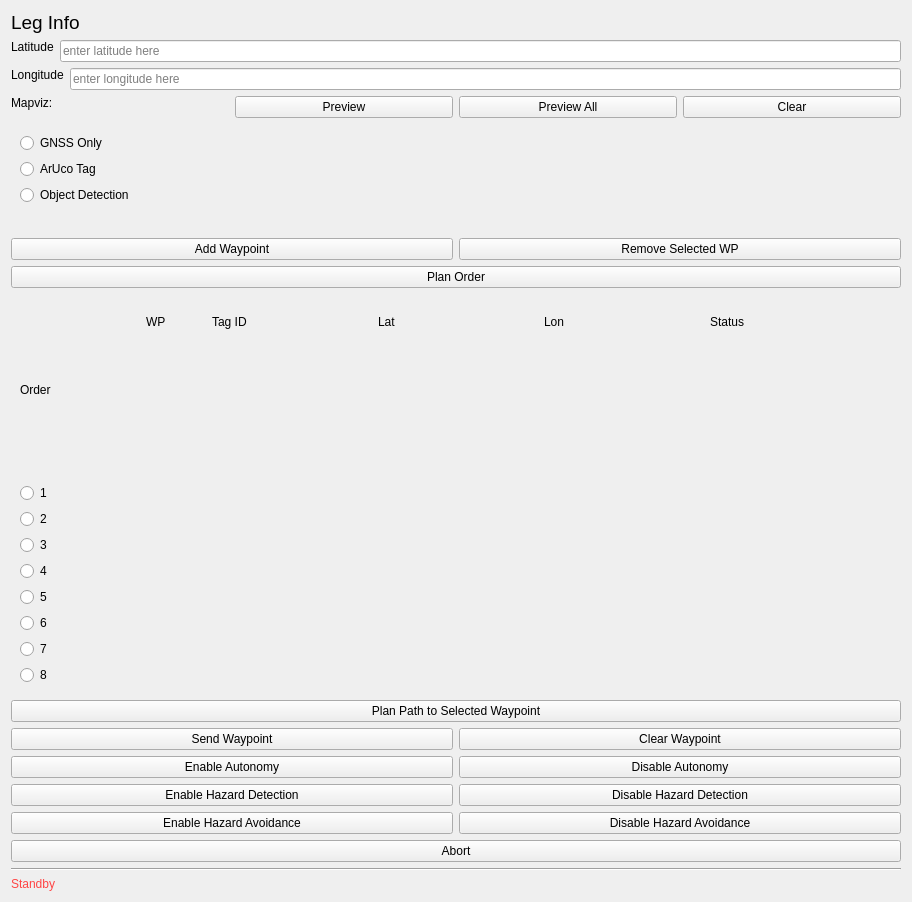
          <widget class="QWidget" name="column1_container">
           <property name="minimumWidth">
            <number>900</number>
           </property>
           <layout class="QVBoxLayout" name="verticalLayout_12">
            <property name="alignment">
             <set>Qt::AlignTop</set>
            </property>
            <!-- Left Column Label Item -->
            <item>
             <!-- Left Column Label Widget (Leg Info) -->
             <widget class="QLabel" name="LegInfoLabel">
              <property name="text">
               <string>&lt;html&gt;&lt;head/&gt;&lt;body&gt;&lt;p&gt;&lt;span style=&quot; font-size:14pt;&quot;&gt;Leg Info&lt;/span&gt;&lt;/p&gt;&lt;/body&gt;&lt;/html&gt;</string>
              </property>
              <property name="scaledContents">
               <bool>false</bool>
              </property>
             </widget>
            </item>
            <!-- latitude entry item -->
            <item>
             <layout class="QHBoxLayout" name="horizontalLayout_3">
              <property name="alignment">
               <set>Qt::AlignTop</set>
              </property>
              <!-- latitude label "lat" -->
              <item>
               <widget class="QLabel" name="LatitudeLabel">
                <property name="alignment">
                 <set>Qt::AlignTop</set>
                </property>
                <property name="text">
                 <string>Latitude</string>
                </property>
               </widget>
              </item>
              <!-- latitude text input area item -->
              <item>
               <widget class="QLineEdit" name="LatitudeInput">
                <property name="placeholderText">
                 <string>enter latitude here</string>
                </property>
               </widget>
              </item>
             </layout>
            </item>
            <!-- longitude entry item -->
            <item>
             <layout class="QHBoxLayout" name="horizontalLayout_3">
              <property name="alignment">
               <set>Qt::AlignTop</set>
              </property>
              <!-- longitude label "lat" -->
              <item>
               <widget class="QLabel" name="label_7">
                <property name="alignment">
                 <set>Qt::AlignTop</set>
                </property>
                <property name="text">
                 <string>Longitude</string>
                </property>
               </widget>
              </item>
              <!-- longitude text input area item -->
              <item>
               <widget class="QLineEdit" name="LongitudeInput">
                <property name="placeholderText">
                 <string>enter longitude here</string>
                </property>
               </widget>
              </item>
             </layout>
            </item>
            <!-- Mapviz -->
            <!-- Horizontal Box for the Preview and clear mapviz buttons -->
            <item>
             <layout class="QHBoxLayout" name="horizontalLayout_3">
              <property name="alignment">
               <set>Qt::AlignTop</set>
              </property>
              <!-- Mapviz Label -->
              <item>
               <widget class="QLabel" name="MapvizLabel">
                <property name="alignment">
                 <set>Qt::AlignTop</set>
                </property>
                <property name="text">
                 <string>Mapviz: </string>
                </property>
               </widget>
              </item>
              <!-- Preview Button -->
              <item>
               <widget class="QPushButton" name="PreviewMapvizButton">
                <property name="text">
                 <string>Preview</string>
                </property>
               </widget>
              </item>
              <item>
               <widget class="QPushButton" name="PreviewAllMapvizButton">
                <property name="text">
                 <string>Preview All</string>
                </property>
               </widget>
              </item>
              <!-- Plan Order Button -->
              <!-- <item>
               <widget class="QPushButton" name="PlanOrderMapvizButton">
                <property name="text">
                 <string>Plan Order</string>
                </property>
               </widget>
              </item> -->
              <!-- Clear Mapviz Button -->
              <item>
               <widget class="QPushButton" name="ClearMapvizButton">
                <property name="text">
                 <string>Clear</string>
                </property>
               </widget>
              </item>
             </layout>
            </item>
            <!-- Horizontal box for the leg type entry -->
            <item>
             <widget class="QWidget" name="LegEntryWidget">
              <property name="minimumHeight">
               <number>50</number>
              </property>
              <property name="maximumHeight">
               <number>100</number>
              </property>
              <layout class="QHBoxLayout" name="horizontalLayout_3">
               <property name="alignment">
                <set>Qt::AlignTop</set>
               </property>
               <!-- leg type selection item  -->
               <item>
                <layout class="QVBoxLayout" name="LegTypeSelectionLayout">
                 <property name="alignment">
                  <set>Qt::AlignTop</set>
                 </property>
                 <!-- GNSS Only Radio Button Item -->
                 <item>
                  <widget class="QRadioButton" name="GNSSRadioButton">
                   <property name="text">
                    <string>GNSS Only</string>
                   </property>
                  </widget>
                 </item>
                 <!-- ArUco Radio Button Item -->
                 <item>
                  <widget class="QRadioButton" name="ArUcoRadioButton">
                   <property name="text">
                    <string>ArUco Tag</string>
                   </property>
                  </widget>
                 </item>
                 <!-- Object Radio Button Item -->
                 <item>
                  <widget class="QRadioButton" name="ObjectRadioButton">
                   <property name="text">
                    <string>Object Detection</string>
                   </property>
                  </widget>
                 </item>
                </layout>
               </item>
               <!-- leg sub-selection options item  -->
               <item>
                <widget class="QStackedWidget" name="legsubselectionStackedWidget">
                 <!-- GNSS Subselection Options -->
                 <widget class="QWidget" name="GNSSPage">
                  <layout class="QVBoxLayout" name="verticalLayout_GNSSPage">
                   <property name="alignment">
                    <set>Qt::AlignTop</set>
                   </property>
                   <item>
                    <widget class="QLabel" name="labelGNSSPage">
                     <property name="alignment">
                      <set>Qt::AlignTop</set>
                     </property>
                     <property name="text">
                      <!-- Nothing needed for GNSS -->
                      <string></string>
                     </property>
                    </widget>
                   </item>
                  </layout>
                 </widget>
                 <!-- ArUco Tag Subselection Options (Tag IDs) -->
                 <widget class="QWidget" name="ArUcoPage">
                  <layout class="QVBoxLayout" name="ArucoSubselectionLayout">
                   <property name="alignment">
                    <set>Qt::AlignTop</set>
                   </property>
                   <!-- Tag 1 Radio Button Item -->
                   <item>
                    <widget class="QRadioButton" name="Tag1RadioButton">
                     <property name="text">
                      <string>Tag ID 1</string>
                     </property>
                    </widget>
                   </item>
                   <!-- Tag 2 Radio Button Item -->
                   <item>
                    <widget class="QRadioButton" name="Tag2RadioButton">
                     <property name="text">
                      <string>Tag ID 2</string>
                     </property>
                    </widget>
                   </item>
                   <!-- Tag 3 Radio Button Item -->
                   <item>
                    <widget class="QRadioButton" name="Tag3RadioButton">
                     <property name="text">
                      <string>Tag ID 3</string>
                     </property>
                    </widget>
                   </item>
                  </layout>
                 </widget>
                 <!-- Object Detection Subselection Options -->
                 <widget class="QWidget" name="ObjectPage">
                  <layout class="QVBoxLayout" name="ObjectSubselectionLayout">
                   <property name="alignment">
                    <set>Qt::AlignTop</set>
                   </property>
                   <!-- Bottle Radio Button Item -->
                   <item>
                    <widget class="QRadioButton" name="BottleRadioButton">
                     <property name="text">
                      <string>Bottle</string>
                     </property>
                    </widget>
                   </item>
                   <!-- Mallet Radio Button Item -->
                   <item>
                    <widget class="QRadioButton" name="MalletRadioButton">
                     <property name="text">
                      <string>Mallet</string>
                     </property>
                    </widget>
                   </item>
                  </layout>
                 </widget>
                </widget>
               </item>
              </layout>
             </widget>
            </item>
            <!-- Add Waypoint Button -->
            <item>
             <layout class="QHBoxLayout" name="horizontalLayout_10">
              <property name="alignment">
               <set>Qt::AlignTop</set>
              </property>
              <!-- Add Waypoint Button -->
              <item>
               <widget class="QPushButton" name="AddWaypointButton">
                <property name="text">
                 <string>Add Waypoint</string>
                </property>
               </widget>
              </item>
              <!-- Remove Waypoint Button -->
              <item>
               <widget class="QPushButton" name="RemoveSelectedWaypointButton">
                <property name="text">
                 <string>Remove Selected WP</string>
                </property>
               </widget>
              </item>
             </layout>
            </item>
            <!-- Plan Order Button -->
            <item>
             <widget class="QPushButton" name="PlanOrderButton">
              <property name="text">
               <string>Plan Order</string>
              </property>
             </widget>
            </item>
            <!-- Waypoint List Interface -->
            <item>
             <!-- Waypoint List Horizontal Box -->
             <layout class="QHBoxLayout" name="WaypointListLayout">
              <property name="alignment">
               <set>Qt::AlignCenter</set>
              </property>
              <!-- Waypoint List -->
              <!-- Column 1 Order and Radio Buttons -->
              <item>
               <widget class="QWidget" name="WaypointListRadioButtons">
                <property name="minimumSize">
                 <size>
                    <width>120</width>
                    <height>400</height>
                 </size>
                </property>
                <property name="maximumSize">
                 <size>
                    <width>120</width>
                    <height>400</height>
                 </size>
                </property>
                <layout class="QVBoxLayout" name="WaypointListRadioButtonsLayout">
                 <item>
                  <widget class="QLabel" name="OrderLabel">
                   <property name="text">
                    <string>Order</string>
                   </property>
                  </widget>
                 </item>
                 <item>
                  <widget class="QRadioButton" name="WP1RadioButton">
                   <property name="text"><string>1</string></property>
                  </widget>
                 </item>
                 <item>
                  <widget class="QRadioButton" name="WP2RadioButton">
                   <property name="text"><string>2</string></property>
                  </widget>
                 </item>
                 <item>
                  <widget class="QRadioButton" name="WP3RadioButton">
                   <property name="text"><string>3</string></property>
                  </widget>
                 </item>
                 <item>
                  <widget class="QRadioButton" name="WP4RadioButton">
                   <property name="text"><string>4</string></property>
                  </widget>
                 </item>
                 <item>
                  <widget class="QRadioButton" name="WP5RadioButton">
                   <property name="text"><string>5</string></property>
                  </widget>
                 </item>
                 <item>
                  <widget class="QRadioButton" name="WP6RadioButton">
                   <property name="text"><string>6</string></property>
                  </widget>
                 </item><item>
                  <widget class="QRadioButton" name="WP7RadioButton">
                   <property name="text"><string>7</string></property>
                  </widget>
                 </item>
                 <item>
                  <widget class="QRadioButton" name="WP8RadioButton">
                   <property name="text"><string>8</string></property>
                  </widget>
                 </item>
                </layout>
               </widget>
              </item>
              <!-- Column 2 Waypoint -->
              <item>
               <widget class="QWidget" name="WaypointListWaypoint">
                <property name="minimumSize">
                 <size>
                    <width>60</width>
                    <height>400</height>
                 </size>
                </property>
                <property name="maximumSize">
                 <size>
                    <width>60</width>
                    <height>400</height>
                 </size>
                </property>
                <layout class="QVBoxLayout" name="WaypointListWaypointLayout">
                 <item>
                  <widget class="QLabel" name="WPLabel">
                   <property name="text">
                    <string>WP</string>
                   </property>
                  </widget>
                 </item>
                 <item>
                  <widget class="QLabel" name="WP1Label">
                   <property name="text"><string> </string></property>
                  </widget>
                 </item>
                 <item>
                  <widget class="QLabel" name="WP2Label">
                   <property name="text"><string> </string></property>
                  </widget>
                 </item>
                 <item>
                  <widget class="QLabel" name="WP3Label">
                   <property name="text"><string> </string></property>
                  </widget>
                 </item>
                 <item>
                  <widget class="QLabel" name="WP4Label">
                   <property name="text"><string> </string></property>
                  </widget>
                 </item>
                 <item>
                  <widget class="QLabel" name="WP5Label">
                   <property name="text"><string> </string></property>
                  </widget>
                 </item>
                 <item>
                  <widget class="QLabel" name="WP6Label">
                   <property name="text"><string> </string></property>
                  </widget>
                 </item><item>
                  <widget class="QLabel" name="WP7Label">
                   <property name="text"><string> </string></property>
                  </widget>
                 </item>
                 <item>
                  <widget class="QLabel" name="WP8Label">
                   <property name="text"><string> </string></property>
                  </widget>
                 </item>
                </layout>
               </widget>
              </item>
              <!-- Column 3 Tag ID -->
              <item>
               <widget class="QWidget" name="WaypointListTagID">
                <property name="minimumSize">
                 <size>
                    <width>160</width>
                    <height>400</height>
                 </size>
                </property>
                <property name="maximumSize">
                 <size>
                    <width>160</width>
                    <height>400</height>
                 </size>
                </property>
                <layout class="QVBoxLayout" name="WaypointListTagIDLayout">
                 <item>
                  <widget class="QLabel" name="TagIDLabel">
                   <property name="text">
                    <string>Tag ID</string>
                   </property>
                  </widget>
                 </item>
                 <item>
                  <widget class="QLabel" name="TagID1Label">
                   <property name="text"><string> </string></property>
                  </widget>
                 </item>
                 <item>
                  <widget class="QLabel" name="TagID2Label">
                   <property name="text"><string> </string></property>
                  </widget>
                 </item>
                 <item>
                  <widget class="QLabel" name="TagID3Label">
                   <property name="text"><string> </string></property>
                  </widget>
                 </item>
                 <item>
                  <widget class="QLabel" name="TagID4Label">
                   <property name="text"><string> </string></property>
                  </widget>
                 </item>
                 <item>
                  <widget class="QLabel" name="TagID5Label">
                   <property name="text"><string> </string></property>
                  </widget>
                 </item>
                 <item>
                  <widget class="QLabel" name="TagID6Label">
                   <property name="text"><string> </string></property>
                  </widget>
                 </item><item>
                  <widget class="QLabel" name="TagID7Label">
                   <property name="text"><string> </string></property>
                  </widget>
                 </item>
                 <item>
                  <widget class="QLabel" name="TagID8Label">
                   <property name="text"><string> </string></property>
                  </widget>
                 </item>
                </layout>
               </widget>
              </item>
              <!-- Column 4 Lat -->
              <item>
               <widget class="QWidget" name="WaypointListLat">
                <property name="minimumSize">
                 <size>
                    <width>160</width>
                    <height>400</height>
                 </size>
                </property>
                <property name="maximumSize">
                 <size>
                    <width>160</width>
                    <height>400</height>
                 </size>
                </property>
                <layout class="QVBoxLayout" name="WaypointListLatLayout">
                 <item>
                  <widget class="QLabel" name="LatLabel">
                   <property name="text">
                    <string>Lat</string>
                   </property>
                  </widget>
                 </item>
                 <item>
                  <widget class="QLabel" name="Lat1Label">
                   <property name="text"><string> </string></property>
                  </widget>
                 </item>
                 <item>
                  <widget class="QLabel" name="Lat2Label">
                   <property name="text"><string> </string></property>
                  </widget>
                 </item>
                 <item>
                  <widget class="QLabel" name="Lat3Label">
                   <property name="text"><string> </string></property>
                  </widget>
                 </item>
                 <item>
                  <widget class="QLabel" name="Lat4Label">
                   <property name="text"><string> </string></property>
                  </widget>
                 </item>
                 <item>
                  <widget class="QLabel" name="Lat5Label">
                   <property name="text"><string> </string></property>
                  </widget>
                 </item>
                 <item>
                  <widget class="QLabel" name="Lat6Label">
                   <property name="text"><string> </string></property>
                  </widget>
                 </item><item>
                  <widget class="QLabel" name="Lat7Label">
                   <property name="text"><string> </string></property>
                  </widget>
                 </item>
                 <item>
                  <widget class="QLabel" name="Lat8Label">
                   <property name="text"><string> </string></property>
                  </widget>
                 </item>
                </layout>
               </widget>
              </item>
              <!-- Column 5 Lon -->
              <item>
               <widget class="QWidget" name="WaypointListLon">
                <property name="minimumSize">
                 <size>
                    <width>160</width>
                    <height>400</height>
                 </size>
                </property>
                <property name="maximumSize">
                 <size>
                    <width>160</width>
                    <height>400</height>
                 </size>
                </property>
                <layout class="QVBoxLayout" name="WaypointListLonLayout">
                 <item>
                  <widget class="QLabel" name="LonLabel">
                   <property name="text">
                    <string>Lon</string>
                   </property>
                  </widget>
                 </item>
                 <item>
                  <widget class="QLabel" name="Lon1Label">
                   <property name="text"><string> </string></property>
                  </widget>
                 </item>
                 <item>
                  <widget class="QLabel" name="Lon2Label">
                   <property name="text"><string> </string></property>
                  </widget>
                 </item>
                 <item>
                  <widget class="QLabel" name="Lon3Label">
                   <property name="text"><string> </string></property>
                  </widget>
                 </item>
                 <item>
                  <widget class="QLabel" name="Lon4Label">
                   <property name="text"><string> </string></property>
                  </widget>
                 </item>
                 <item>
                  <widget class="QLabel" name="Lon5Label">
                   <property name="text"><string> </string></property>
                  </widget>
                 </item>
                 <item>
                  <widget class="QLabel" name="Lon6Label">
                   <property name="text"><string> </string></property>
                  </widget>
                 </item><item>
                  <widget class="QLabel" name="Lon7Label">
                   <property name="text"><string> </string></property>
                  </widget>
                 </item>
                 <item>
                  <widget class="QLabel" name="Lon8Label">
                   <property name="text"><string> </string></property>
                  </widget>
                 </item>
                </layout>
               </widget>
              </item>
              <!-- Column 6 Status -->
              <item>
               <widget class="QWidget" name="WaypointListStatus">
                <property name="minimumSize">
                 <size>
                    <width>200</width>
                    <height>400</height>
                 </size>
                </property>
                <property name="maximumSize">
                 <size>
                    <width>200</width>
                    <height>400</height>
                 </size>
                </property>
                <layout class="QVBoxLayout" name="WaypointListStatusLayout">
                 <item>
                  <widget class="QLabel" name="StatusLabel">
                   <property name="text">
                    <string>Status</string>
                   </property>
                  </widget>
                 </item>
                 <item>
                  <widget class="QLabel" name="Status1Label">
                   <property name="text"><string> </string></property>
                  </widget>
                 </item>
                 <item>
                  <widget class="QLabel" name="Status2Label">
                   <property name="text"><string> </string></property>
                  </widget>
                 </item>
                 <item>
                  <widget class="QLabel" name="Status3Label">
                   <property name="text"><string> </string></property>
                  </widget>
                 </item>
                 <item>
                  <widget class="QLabel" name="Status4Label">
                   <property name="text"><string> </string></property>
                  </widget>
                 </item>
                 <item>
                  <widget class="QLabel" name="Status5Label">
                   <property name="text"><string> </string></property>
                  </widget>
                 </item>
                 <item>
                  <widget class="QLabel" name="Status6Label">
                   <property name="text"><string> </string></property>
                  </widget>
                 </item><item>
                  <widget class="QLabel" name="Status7Label">
                   <property name="text"><string> </string></property>
                  </widget>
                 </item>
                 <item>
                  <widget class="QLabel" name="Status8Label">
                   <property name="text"><string> </string></property>
                  </widget>
                 </item>
                </layout>
               </widget>
              </item>
             </layout>
            </item>
            <!-- Plan Path to Selected Waypoint Button -->
            <item>
             <widget class="QPushButton" name="PlanPathButton">
              <property name="text">
               <string>Plan Path to Selected Waypoint</string>
              </property>
             </widget>
            </item>
            <!-- Send Waypoint and Clear Waypoints Buttons -->
            <item>
             <layout class="QHBoxLayout" name="horizontalLayout_10">
              <property name="alignment">
               <set>Qt::AlignTop</set>
              </property>
              <!-- Send Waypoint Button -->
              <item>
               <widget class="QPushButton" name="SendWaypointButton">
                <property name="text">
                 <string>Send Waypoint</string>
                </property>
               </widget>
              </item>
              <!-- Clear Waypoint Button -->
              <item>
               <widget class="QPushButton" name="ClearWaypointButton">
                <property name="text">
                 <string>Clear Waypoint</string>
                </property>
               </widget>
              </item>
             </layout>
            </item>
            <!-- Enable and Disable Autonomy Buttons -->
            <item>
             <layout class="QHBoxLayout" name="horizontalLayout_9">
              <property name="alignment">
               <set>Qt::AlignTop</set>
              </property>
              <!-- Enable Autonomy Button  -->
              <item>
               <widget class="QPushButton" name="EnableAutonomyButton">
                <property name="text">
                 <string>Enable Autonomy</string>
                </property>
               </widget>
              </item>
              <!-- Disable Autonomy Button  -->
              <item>
               <widget class="QPushButton" name="DisableAutonomyButton">
               <property name="text">
                <string>Disable Autonomy</string>
               </property>
               </widget>
              </item>
             </layout>
            </item>
            <!-- Enable and Disable Hazard Detection Buttons -->
            <item>
             <layout class="QHBoxLayout" name="horizontalLayout_9">
              <property name="alignment">
               <set>Qt::AlignTop</set>
              </property>
              <!-- Enable Hazard Detection Button  -->
              <item>
               <widget class="QPushButton" name="EnableHazardDetectionButton">
                <property name="text">
                 <string>Enable Hazard Detection</string>
                </property>
               </widget>
              </item>
              <!-- Disable Hazard Detection Button  -->
              <item>
               <widget class="QPushButton" name="DisableHazardDetectionButton">
               <property name="text">
                <string>Disable Hazard Detection</string>
               </property>
               </widget>
              </item>
             </layout>
            </item>
            <!-- Enable and Disable Hazard Avoidance Buttons -->
            <item>
             <layout class="QHBoxLayout" name="horizontalLayout_9">
              <property name="alignment">
               <set>Qt::AlignTop</set>
              </property>
              <!-- Enable Hazard Detection Button  -->
              <item>
               <widget class="QPushButton" name="EnableHazardAvoidanceButton">
                <property name="text">
                 <string>Enable Hazard Avoidance</string>
                </property>
               </widget>
              </item>
              <!-- Disable Hazard Detection Button  -->
              <item>
               <widget class="QPushButton" name="DisableHazardAvoidanceButton">
               <property name="text">
                <string>Disable Hazard Avoidance</string>
               </property>
               </widget>
              </item>
             </layout>
            </item>
            
            <!-- Abort Button -->
            <item>
             <widget class="QPushButton" name="AbortButton">
              <property name="text">
               <string>Abort</string>
              </property>
             </widget>
            </item>
            <!-- Horizontal Dividing Line -->
            <item>
             <widget class="Line" name="line_3">
              <property name="orientation">
               <enum>Qt::Horizontal</enum>
              </property>
             </widget>
            </item>
            <!-- Error/Success Messages Item -->
            <item>
             <widget class="QLabel" name="logger_label">
              <property name="alignment">
               <set>Qt::AlignCenter</set>
               <set>Qt::AlignTop</set>
              </property>
              <property name="text">
               <string>Standby</string>
              </property>
              <property name="styleSheet">
               <string>color:rgb(255, 68, 68);</string>
              </property>
              <property name="scaledContents">
               <bool>false</bool>
              </property>
             </widget>
            </item>
           </layout>
          </widget>
